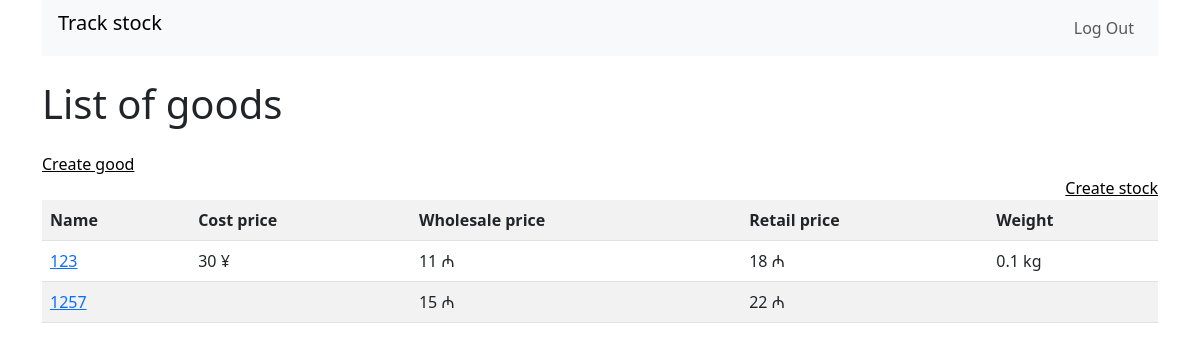
Before: /goods/ (signed in) with the older database file.
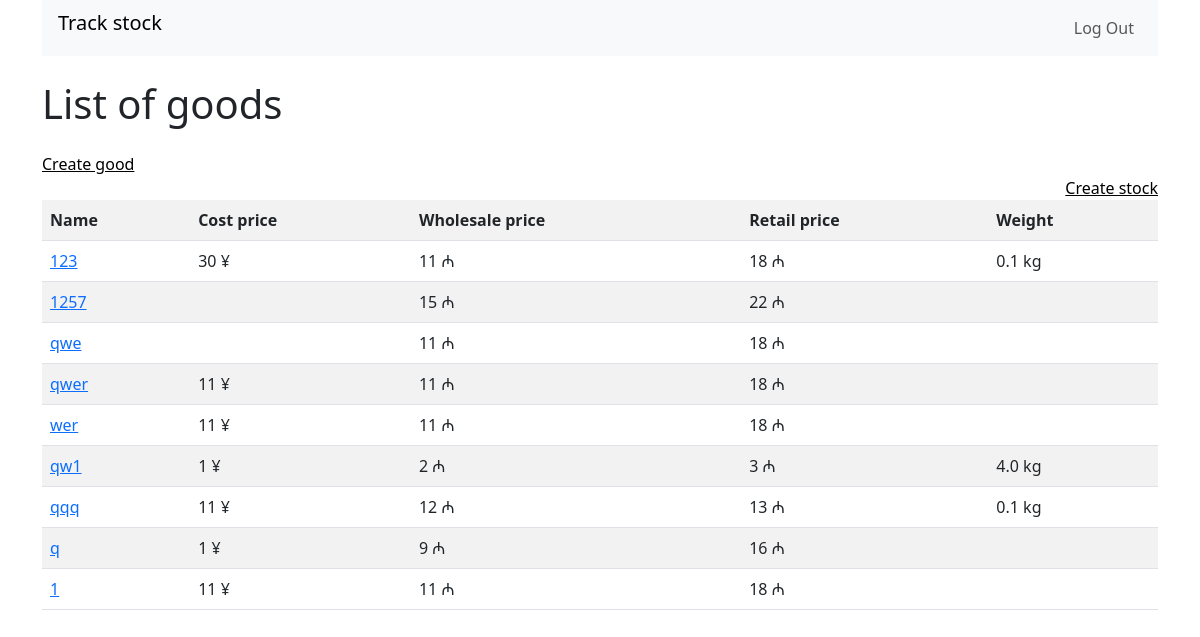
After: the same page with the newer database file.
### goods_map/goods/models.py (models this page shows)
class GoodsModel(models.Model):
    name = models.CharField(max_length=50)
    images = models.ImageField(upload_to='images')
    cost_price = models.PositiveSmallIntegerField(null=True)
    wholesale_price = models.PositiveSmallIntegerField(null=True)
    retail_price = models.PositiveSmallIntegerField(null=True)
    weight = models.FloatField(null=True)
    stock = models.ManyToManyField(StockModel)
    def __str__(self):
        return self.name

### goods_map/goods/views.py (the view)
# urls.py: path('', views.GoodsList.as_view(), name='good_list'),
class GoodsList(LoginRequiredMixin, FilterView):
    template_name = 'goods_list.html'
    model = GoodsModel
    filterset_class = FilterForm

### goods_map/goods/templates/goods_list.html (shortened to what this page needs)
{% extends "base.html" %}
{% load bootstrap4 %}
{% block main %}
<h1 class="my-4">List of goods</h1>
<a class="text-black" href="{% url 'create_good' %}">Create good</a>
<a class="d-flex justify-content-end text-black" href="{% url 'create_stock' %}">Create stock</a>
<table class="table table-striped">
    <tr>
        <th>Name</th>
        <th>Cost price</th>
        <th>Wholesale price</th>
        <th>Retail price</th>
        <th>Weight</th>
    </tr>
    {% for good in object_list %}
    <tr>
        <td><a href="{% url 'good_card' pk=good.id %}">{{ good }}</a></td>
        <td>
            {% if good.cost_price %}
            {{ good.cost_price }} ¥
            {% endif %}
        </td>
        <td>
            {% if good.wholesale_price %}
            {{ good.wholesale_price }} ₼
            {% endif %}
        </td>
        <td>
            {% if good.retail_price %}
            {{ good.retail_price }} ₼
            {% endif %}
        </td>
        <td>
            {% if good.weight %}
            {{ good.weight }} kg
            {% endif %}
        </td>
    </tr>
    {% endfor %}
</table>
{% endblock%}

Changed rows visible on the page:
added GoodsModel: name "qwe", wholesale_price "11", retail_price "18"
added GoodsModel: name "qwer", cost_price "11", wholesale_price "11", retail_price "18"
added GoodsModel: name "wer", cost_price "11", wholesale_price "11", retail_price "18"
added GoodsModel: name "qw1", cost_price "1", wholesale_price "2", retail_price "3", weight "4.0"
added GoodsModel: name "qqq", cost_price "11", wholesale_price "12", retail_price "13", weight "0.1"
added GoodsModel: name "q", cost_price "1", wholesale_price "9", retail_price "16"
added GoodsModel: name "1", cost_price "11", wholesale_price "11", retail_price "18"
